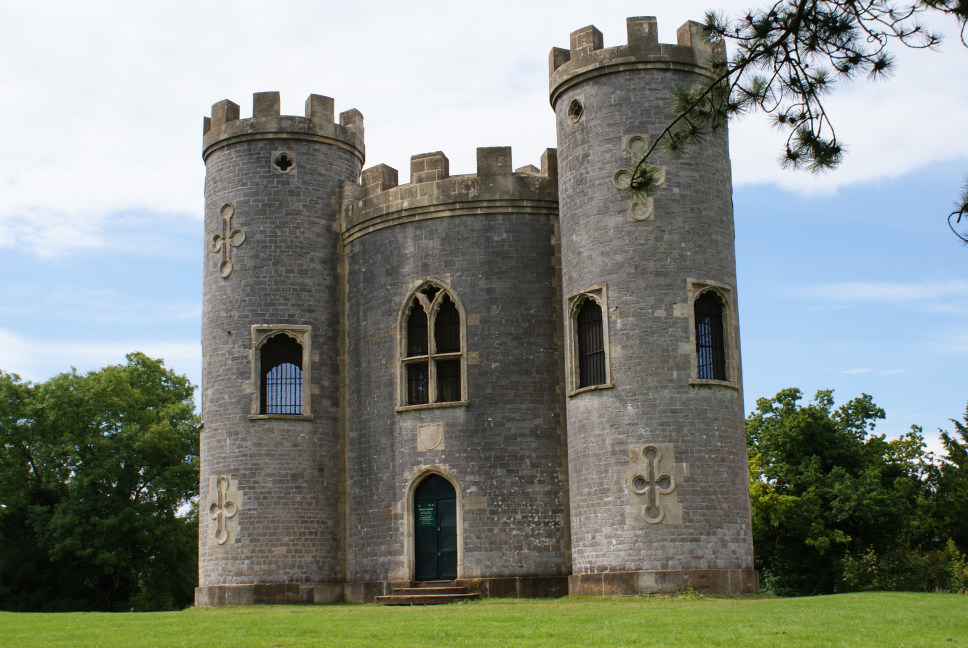
%> input picture Topics in multivariate statistical data analysis/HW1/Castle.JPG, 3872 x 2592 px (shown at 1/4 size)
$ octave homework1_Q2.m   (GNU Octave 9; MATLAB toolbox functions it lacks are replaced by stand-ins)
%> lines starting %> are read from the running program, lines starting %| are printed output that depends on the picture
I = imread('Castle.jpg');           %load image
I = double(rgb2gray(I));            %Convert to gray scale
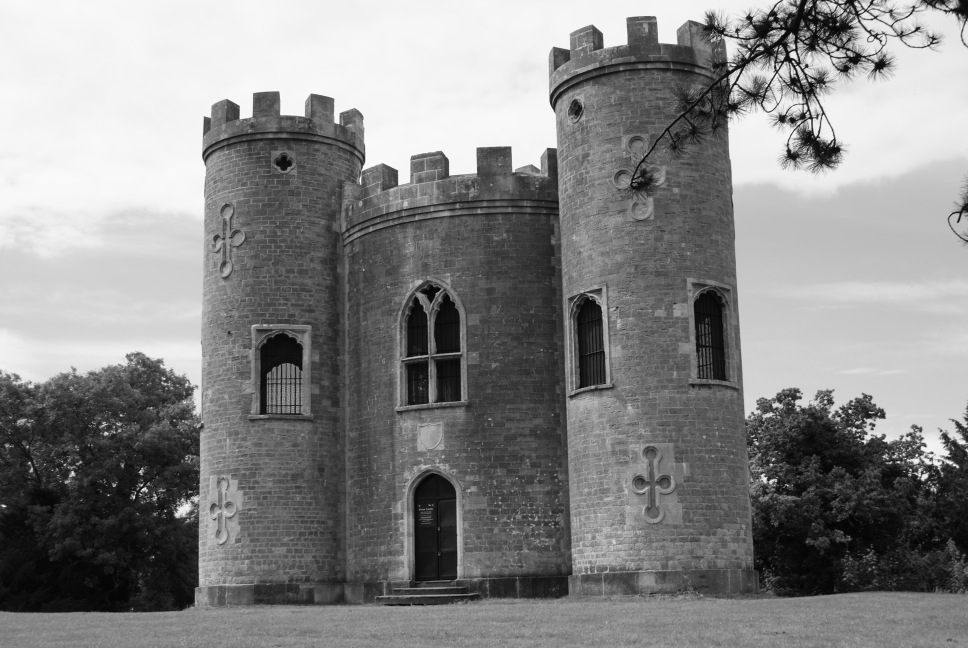
%> I: size 2592x3872 double (shown at 1/4 size); min 0, max 255, mean 133.7
mu = (mean(I.').')*ones(1,3872);    %Expected value
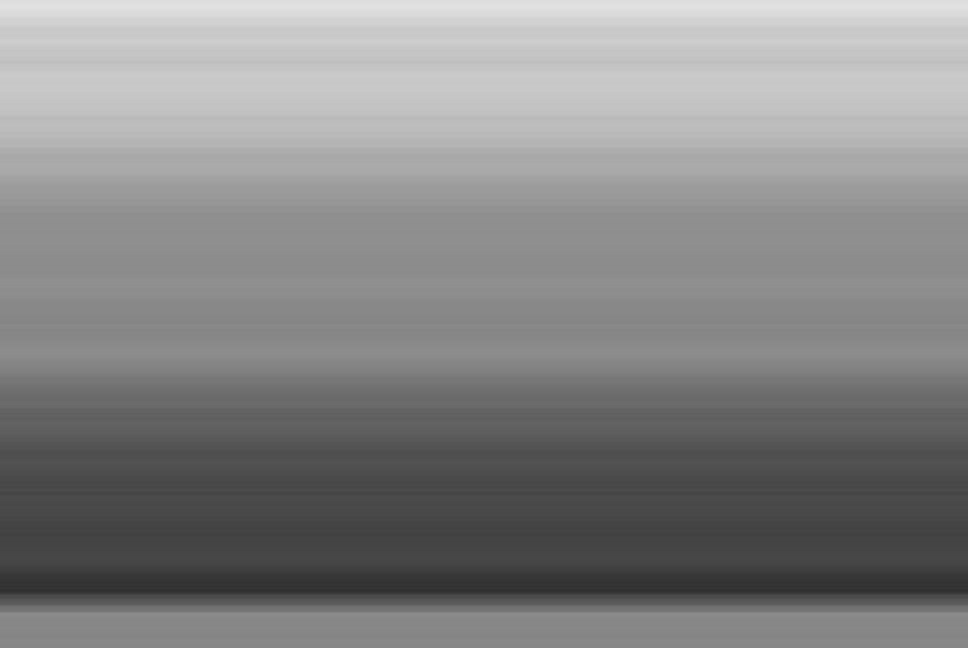
%> mu: size 2592x3872 double (shown at 1/4 size); min 47.73, max 225.8, mean 133.7
figure(1);
imshow(uint8(I));                   %Original Image
I = I - mu;                         %Subtracting the mu
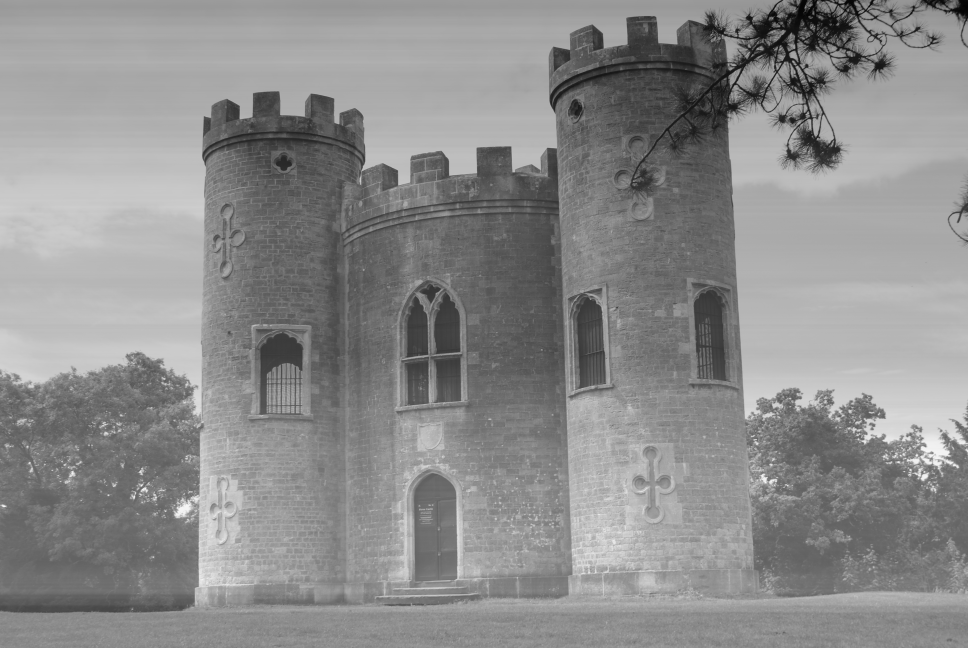
%> I: size 2592x3872 double (shown at 1/4 size); min -219.5, max 178.7, mean 0; drawn with min black and max white
sigma_x = cov(I.');                 %Cov matrix
%> (the run ends here)
